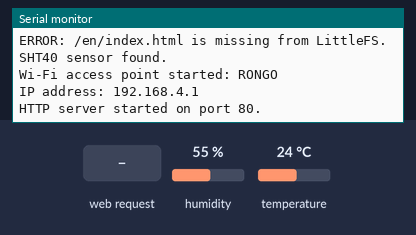
A program run on a simulated ESP32-S3. On the bench: the last lines printed to the serial monitor. The test bench sets the inputs (shaded band); at power-on: humidity 55 %, temperature 24 °C. Storage starts empty.

Above: at 1.8 s.
1.9 s: HTTP request GET / received
At 2.6 s:
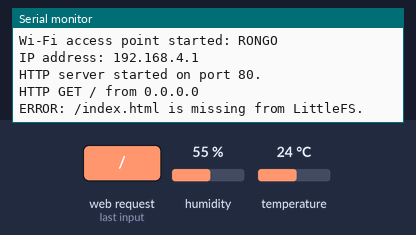
3.4 s: HTTP request GET /en/ received
At 3.7 s:
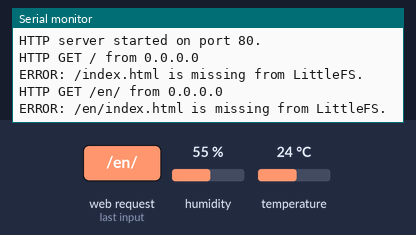
4.9 s: HTTP request GET /status received
At 5.9 s:
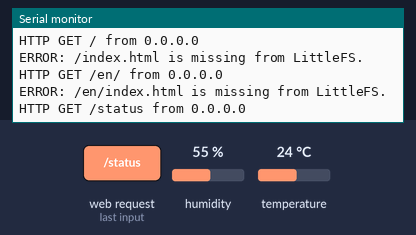
6.4 s: HTTP request GET /api/device received
At 7.0 s:
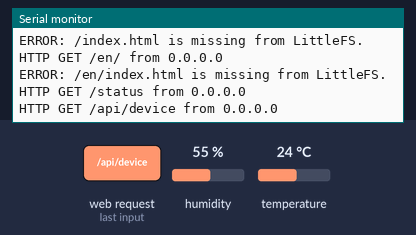

Measured:
- after the input at 1.9 s, the serial monitor: prints a new line at once (image 1)
- after the input at 3.4 s, the serial monitor: prints a new line at once (image 2)
- after the input at 4.9 s, the serial monitor: prints a new line at once (image 3)
- after the input at 6.4 s, the serial monitor: prints a new line at once (image 4)

The program:

main.cpp
```cpp
#include <Arduino.h>
#include <LittleFS.h>
#include <Wire.h>
#include <WebServer.h>
#include <WiFi.h>
#include <Adafruit_SHT4x.h>
#include <math.h>

namespace {

constexpr char AP_SSID[] = "RONGO";
constexpr char AP_PASSWORD[] = "123456789";
constexpr char INDEX_PATH[] = "/index.html";
constexpr char EN_INDEX_PATH[] = "/en/index.html";
constexpr uint8_t SDA_PIN = 9;
constexpr uint8_t SCL_PIN = 10;
constexpr uint32_t SENSOR_UPDATE_INTERVAL_MS = 2000;

const IPAddress localIp(192, 168, 4, 1);
const IPAddress gateway(192, 168, 4, 1);
const IPAddress subnet(255, 255, 255, 0);

WebServer server(80);
Adafruit_SHT4x sht4;
bool littleFsReady = false;
bool sensorDetected = false;
bool sensorReadingValid = false;
float sensorTemperature = 0.0f;
float sensorHumidity = 0.0f;
uint32_t lastSensorReadMs = 0;

void logRequest(const char* path) {
    Serial.print("HTTP GET ");
    Serial.print(path);
    Serial.print(" from ");
    Serial.println(server.client().remoteIP());
}

void serveIndex(const char* requestPath, const char* filePath) {
    logRequest(requestPath);
    if (!littleFsReady) {
        server.send(500, "text/plain", "LittleFS is unavailable. Check Serial Monitor.");
        return;
    }

    File indexFile = LittleFS.open(filePath, "r");
    if (!indexFile) {
        Serial.print("ERROR: ");
        Serial.print(filePath);
        Serial.println(" is missing from LittleFS.");
        server.send(500, "text/plain", "index.html is missing from LittleFS.");
        return;
    }

    server.streamFile(indexFile, "text/html");
    indexFile.close();
}

void handleRoot() {
    serveIndex("/", INDEX_PATH);
}

void handleEnglishRoot() {
    serveIndex("/en/", EN_INDEX_PATH);
}

void handleStatus() {
    logRequest("/status");
    server.send(200, "application/json", "{\"device\":\"RONGO\",\"status\":\"online\"}");
}

bool readSensor() {
    if (!sensorDetected) {
        sensorReadingValid = false;
        return false;
    }

    sensors_event_t humidityEvent;
    sensors_event_t temperatureEvent;
    if (!sht4.getEvent(&humidityEvent, &temperatureEvent)
        || !isfinite(temperatureEvent.temperature)
        || !isfinite(humidityEvent.relative_humidity)) {
        sensorReadingValid = false;
        return false;
    }

    sensorTemperature = temperatureEvent.temperature;
    sensorHumidity = humidityEvent.relative_humidity;
    sensorReadingValid = true;
    return true;
}

void updateSensor() {
    const uint32_t now = millis();
    if (now - lastSensorReadMs < SENSOR_UPDATE_INTERVAL_MS) {
        return;
    }

    lastSensorReadMs = now;
    if (!sensorDetected) {
        return;
    }

    if (!readSensor()) {
        Serial.println("WARNING: SHT40 reading failed.");
    }
}

void handleDeviceData() {
    logRequest("/api/device");

    const bool readingAvailable = sensorDetected && sensorReadingValid;
    String response;
    response.reserve(384);
    response += "{\"status\":\"online\",\"deviceType\":\"temperature\",";
    response += "\"name\":\"RONGO-node\",\"article\":null,\"ip\":\"";
    response += WiFi.softAPIP().toString();
    response += "\",\"uptimeSeconds\":";
    response += String(millis() / 1000);
    response += ",\"wifiRssiDbm\":null,\"can\":{\"status\":\"waiting\",";
    response += "\"discoveredNodes\":null,\"exchange\":\"waiting\"},";
    response += "\"sensor\":{\"type\":\"SHT40\",\"status\":\"";
    response += !sensorDetected ? "offline" : (readingAvailable ? "online" : "error");
    response += "\",\"temperatureC\":";
    response += readingAvailable ? String(sensorTemperature, 2) : String("null");
    response += ",\"humidityPercent\":";
    response += readingAvailable ? String(sensorHumidity, 2) : String("null");
    response += "}}";

    server.send(200, "application/json", response);
}

void handleNotFound() {
    Serial.print("HTTP 404 ");
    Serial.println(server.uri());
    server.send(404, "text/plain", "Not found");
}

} // namespace

void setup() {
    Serial.begin(115200);
    delay(500);
    Serial.println();
    Serial.println("Starting RONGO ESP32 web server...");

    littleFsReady = LittleFS.begin();
    if (littleFsReady) {
        Serial.println("LittleFS mounted successfully.");
        if (!LittleFS.exists(INDEX_PATH)) {
            Serial.println("ERROR: /index.html is missing from LittleFS.");
        }
        if (!LittleFS.exists(EN_INDEX_PATH)) {
            Serial.println("ERROR: /en/index.html is missing from LittleFS.");
        }
    } else {
        Serial.println("ERROR: LittleFS mount failed.");
    }

    Wire.begin(SDA_PIN, SCL_PIN);
    sensorDetected = sht4.begin();
    if (sensorDetected) {
        sht4.setPrecision(SHT4X_HIGH_PRECISION);
        sht4.setHeater(SHT4X_NO_HEATER);
        Serial.println("SHT40 sensor found.");
        readSensor();
    } else {
        Serial.println("WARNING: SHT40 sensor not found; continuing without sensor data.");
    }
    lastSensorReadMs = millis();

    WiFi.mode(WIFI_AP);
    if (!WiFi.softAPConfig(localIp, gateway, subnet)) {
        Serial.println("ERROR: Failed to configure the Wi-Fi access point IP.");
    }
    if (WiFi.softAP(AP_SSID, AP_PASSWORD)) {
        Serial.println("Wi-Fi access point started: RONGO");
        Serial.print("IP address: ");
        Serial.println(WiFi.softAPIP());
    } else {
        Serial.println("ERROR: Failed to start the Wi-Fi access point.");
    }

    server.on("/", HTTP_GET, handleRoot);
    server.on("/en/", HTTP_GET, handleEnglishRoot);
    server.on("/status", HTTP_GET, handleStatus);
    server.on("/api/device", HTTP_GET, handleDeviceData);
    server.serveStatic("/style.css", LittleFS, "/style.css");
    server.serveStatic("/app.js", LittleFS, "/app.js");
    server.onNotFound(handleNotFound);
    server.begin();
    Serial.println("HTTP server started on port 80.");
}

void loop() {
    server.handleClient();
    updateSensor();
}
```
